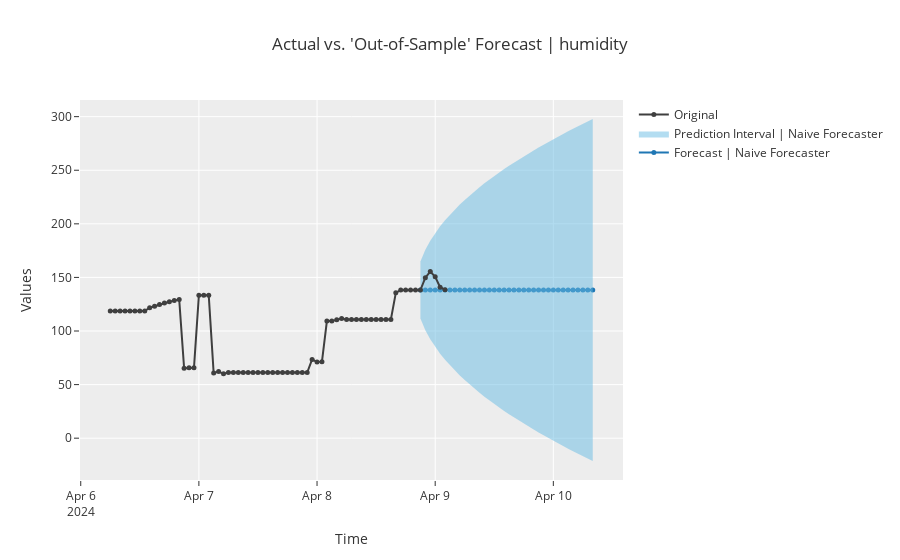

Notebook cell for this chart:
### Code cell
# import TSForecastingExperiment and init the class
from pycaret.time_series import TSForecastingExperiment
humidExp = TSForecastingExperiment()

humidExp.setup(data=humidity_df, fh = 6, session_id = 123)

# Compare models
best_model = humidExp.compare_models()

print(best_model)
humidExp.plot_model(best_model, plot = 'forecast', data_kwargs = {'fh' : 36})
